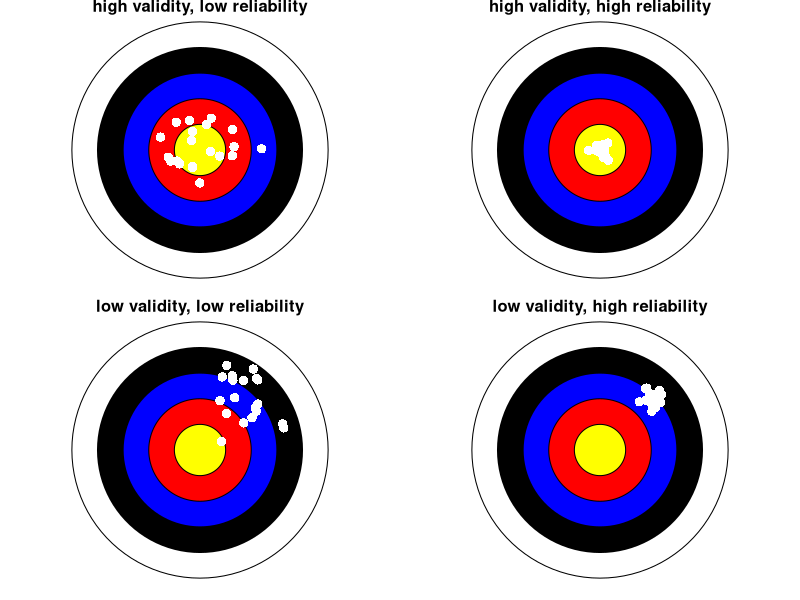

Source code (R):
## ---- chunk 1
#| label: fig-circles
#| message: false
#| warning: false
#| echo: false
#| dev: "cairo_pdf"
#| dev-args: list(family = 'NanumSquare')
#| dpi: 450
#| fig-width: 5
#| fig-height: 5
#| fig-align: "center"
#| out-width: "80%"
#| fig-cap: "타당도와 신뢰도"
#| fig-pos: '!h'
circle <- function (shoot = 10, mean = 0, sd = 1, main = "") {
  n <- 100
  band <- 5:1
  angle <- (0:n) / n * 2 * pi
  x <-  band %o% cos(angle)
  y <-  band %o% sin(angle)
  
  cols <- c("white", "black", "blue", "red", "yellow")
  
  par(pty = "s", mar = rep(0.7, 4))
  plot(c(-5, 5), c(-5, 5), type = "n", axes = FALSE, xlab = "", ylab = "") 
  title(main)
  
  for (i in rev(band)) {
    polygon(x[i, ], y[i, ], col = cols[i])
  }
  
  pos_x <- rnorm(shoot, mean, sd)
  pos_y <- rnorm(shoot, mean, sd)
  points(pos_x, pos_y, col = "white", pch = 16, cex = 1.5)
}  

op <- par(no.readonly = TRUE)
par(mfrow = c(2, 2))
set.seed(0)
circle(20, 0, 1, "high validity, low reliability")
set.seed(1)
circle(20, 0, 0.2, "high validity, high reliability")
set.seed(3)
circle(20, 2, 1, "low validity, low reliability")
set.seed(2)
circle(20, 2, 0.2, "low validity, high reliability")
par(op)
## ---- chunk 2
fruits <- c("apple", "pear", "pear", "apple", "banana")
fruits <- factor(fruits)
fruits
table(fruits)                               # 도수분포
table(fruits) / sum(table(fruits)) * 100    # 비율 (백분율)
as.numeric(fruits)                          # 수준 인덱스
## ---- chunk 3
head(state.region)
## ---- chunk 4
#| message: false
library(tidyverse)
## ---- chunk 5
state.region |> 
  data.frame() |>   
  count(권역 = state.region, name = "도수") |>       
  mutate(누적도수 = cumsum(도수)) |>
  mutate(상대도수 = 도수 / sum(도수)) |> 
  mutate(누적상대도수 = cumsum(상대도수))
